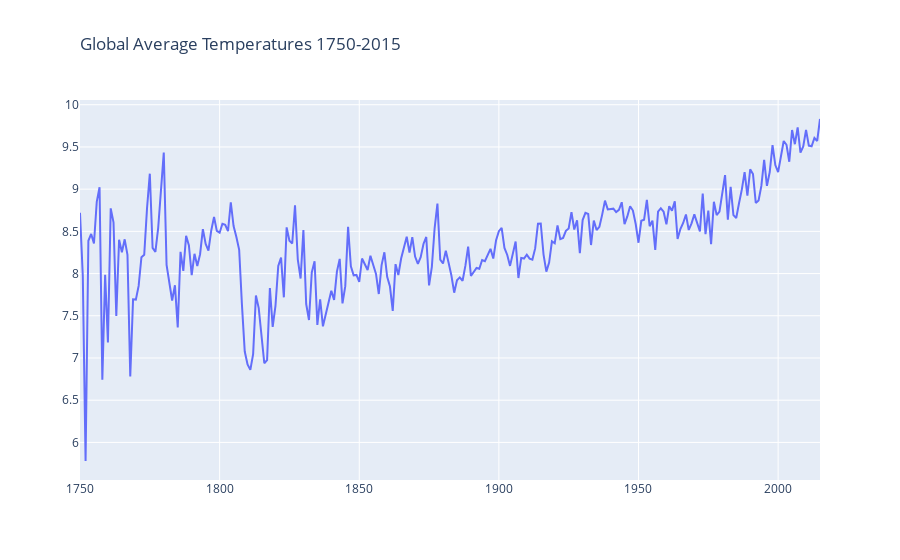

The cell this chart's notebook holds for it:
### Code cell
# Visualize Plot
trace=go.Scatter(
    x=global_mean['year'],
    y=global_mean['LandAverageTemperature'],
    mode='lines',
)
layout = go.Layout(
    title=go.layout.Title(
        text='Global Average Temperatures 1750-2015',
        xref='paper',
        x=0
    ))

data=[trace]
fig = go.Figure(data=data, layout=layout)
py.iplot(fig, filename='line-mode')
#title="Global Average Temperatures 1750-2015"

### Figure 1 — Plotly figure (JSON) as saved in the notebook; plotly's stock layout.template omitted (floating-point values rounded to 4 significant figures; data arrays with more than 128 entries replaced by an {"elided": "..."} marker saying what was removed)
{"data": [{"mode": "lines", "type": "scatter", "x": {"elided": "266 int values"}, "y": {"elided": "266 float values"}}], "layout": {"title": {"text": "Global Average Temperatures 1750-2015", "x": 0, "xref": "paper"}}}
